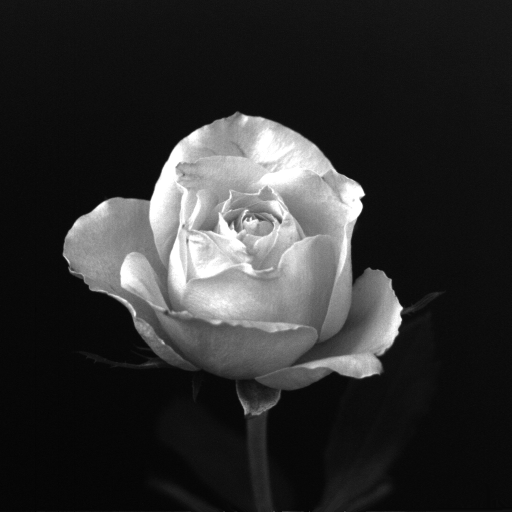
#> input picture 로봇비전/Original Images/dipum_images_ch02/Fig0206(a)(rose-original).tif, 1024 x 1024 px (shown at 1/2 size)
$ python hw6.py
#> lines starting #> are read from the running program, lines starting #| are printed output that depends on the picture
import numpy as np
import cv2

Im_Rose = cv2.imread('Fig0206(a)(rose-original).tif',cv2.IMREAD_GRAYSCALE)
#> Im_Rose is the input picture: shape (1024, 1024); min 0, max 255, mean 46.8
Sob_Mask = np.array(([[1, 2, 1], [0, 0, 0], [-1, -2, -1]]), dtype=float)

# Scale Transform of Image
def Scale(Image):
    Min = np.amin(Image)
    Max = np.amax(Image)
    M, N = Image.shape
    R = np.empty((M, N), dtype=float)
    R = (255/(Max-Min)*(Image-Min))
    return R

# 180 Degree Rotation for Convolution
def Conv_Rev(Mask):
    M, N = Mask.shape
    R = np.empty((M, N), dtype=float)
    for i in range(M):
        for j in range(N):
           R[i, j] = Mask[M-i-1, N-j-1]
    return R

# Zero Padding
def Zero_Pad(Image, Mask):
    Im, In = Image.shape
    M, N = Mask.shape
    A = np.uint8(np.zeros((Im, N-1)))
    B = np.uint8(np.zeros((M-1, In+2*(N-1))))
    R1 = np.concatenate((A, Image, A), axis = 1)
    R2 = np.concatenate((B, R1, B), axis = 0 )
    return R2

# Calculate the Convolution between Image and Mask
def Conv_IM(Image, Mask):
    M1, N1 = Image.shape
    M2, N2 = Mask.shape
    R = np.empty((M1-M2+1, N1-N2+1), dtype=float)
    Image1 = np.double(Image)

    for i in range(M1-M2+1):
        for j in range(N1-N2+1):
            R[i, j] = sum(sum(Image1[i:i+M2, j:j+N2]*Mask))

    return abs(R)


#Padding
A = np.zeros((3, 2045), dtype=float)
B = np.zeros((2045, 2048), dtype=float)
C= np.zeros((1024, 1024), dtype=float)
D = np.zeros((1024, 2048), dtype=float)
PSob1 = np.concatenate((Sob_Mask, A), axis = 1)
PSob2 = np.concatenate((PSob1, B), axis = 0 )
PI1 = np.concatenate((Im_Rose, C), axis = 1)
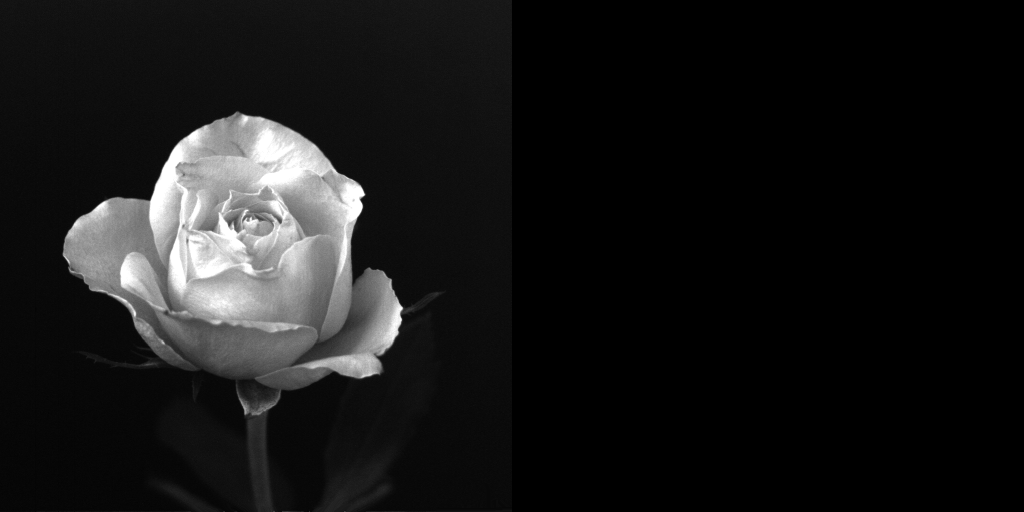
#> PI1: shape (1024, 2048) float64 (shown at 1/2 size); min 0, max 255, mean 23.4
PI2 = np.concatenate((PI1, D), axis = 0 )
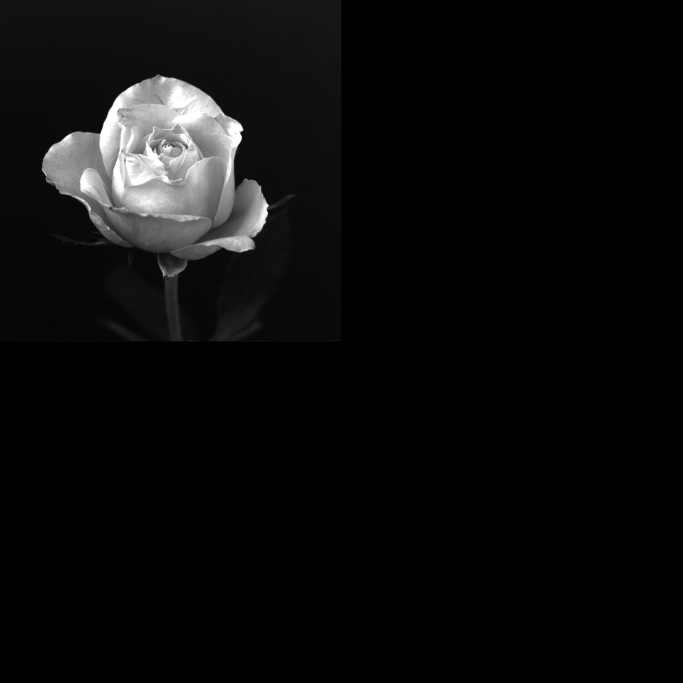
#> PI2: shape (2048, 2048) float64 (shown at 1/3 size); min 0, max 255, mean 11.7
# Fourier Transform of Mask and Image
I = cv2.dft(np.float64(PI2),flags = cv2.DFT_COMPLEX_OUTPUT)
H = cv2.dft(np.float64(PSob2),flags = cv2.DFT_COMPLEX_OUTPUT)

# Visualization Test
I1_test = np.fft.fftshift(I)
I_test = Scale(cv2.magnitude(I1_test[:,:,0],I1_test[:,:,1]))
#> in Scale, `Min = np.amin(Image)`: Min = 3.18
#> in Scale, `Max = np.amax(Image)`: Max = 49062193

H1_test = np.fft.fftshift(H)
H_test = Scale(cv2.magnitude(H1_test[:,:,0],H1_test[:,:,1]))


# Real Calculation
I1 = I1_test*H1_test
I2 = np.fft.ifftshift(I1)
I3 = cv2.idft(I2)
I3 = Scale(cv2.magnitude(I3[:,:,0],I3[:,:,1]))
#> in Scale (call 3), `Min = np.amin(Image)`: Min = 0
#> in Scale (call 3), `Min = np.amin(Image)`:
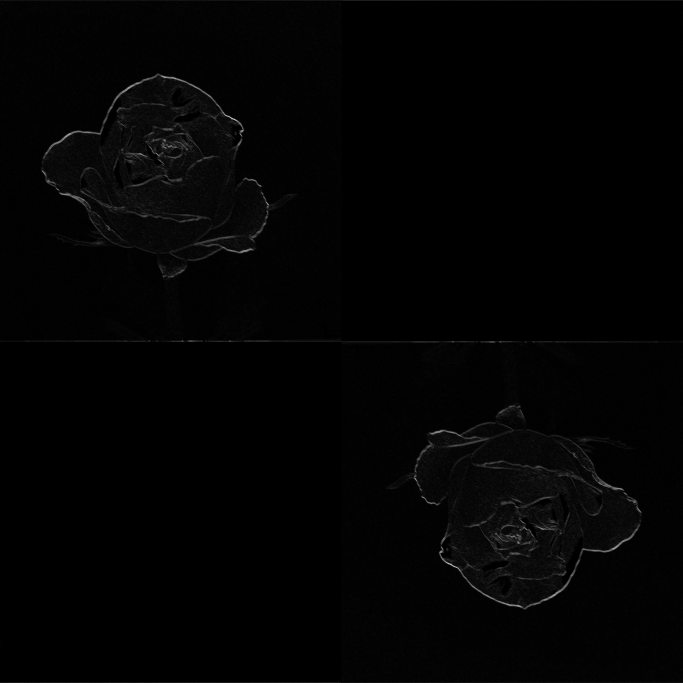
#> Image: shape (2048, 2048) float64 (shown at 1/3 size); min 0, max 1.18e+09, mean 14633437.2; drawn with min black and max white
#> in Scale (call 3), `Max = np.amax(Image)`: Max = 1.18e+09
I3 = I3[0:1024, 0:1024]

# Spatial Filtering
# 180degree Rotation of Sobel Mask
Conv_Sob = Conv_Rev(Sob_Mask)

# Padding the Image with the zero value
Pd_Rose_Sob = Zero_Pad(Im_Rose, Conv_Sob)

# Calculate the Convolution between Rose Image and Sobel Masks
B1Conv_Rose_Sob = Conv_IM(Pd_Rose_Sob, Conv_Sob)
#> after the loop in Conv_IM, `for i in range(M1-M2+1):`:
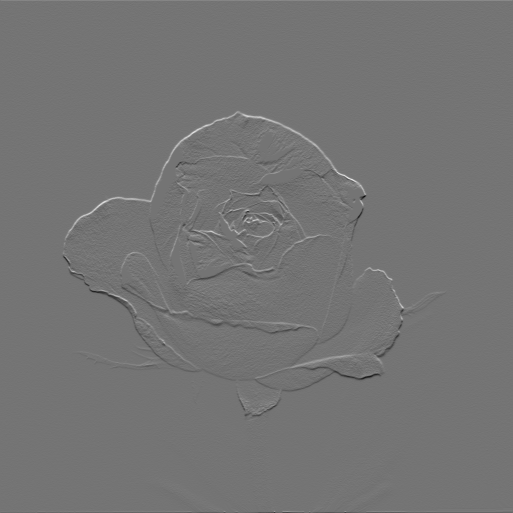
#> R: shape (1026, 1026) float64 (shown at 1/2 size); min -540, max 641, mean 0; drawn with min black and max white

# Cutting the Image that Make Caculated Image into Original Image Size
my, ny = Conv_Sob.shape
my1, ny1 = B1Conv_Rose_Sob.shape
#> my1 = 1026; ny1 = 1026
my2, ny2 = my//2, ny//2
B2Conv_Rose_Sob = B1Conv_Rose_Sob[my2:my1-my2, ny2:ny1-ny2]

# Scale Transform the Image
Conv_Rose_Sob = np.uint8(B2Conv_Rose_Sob)
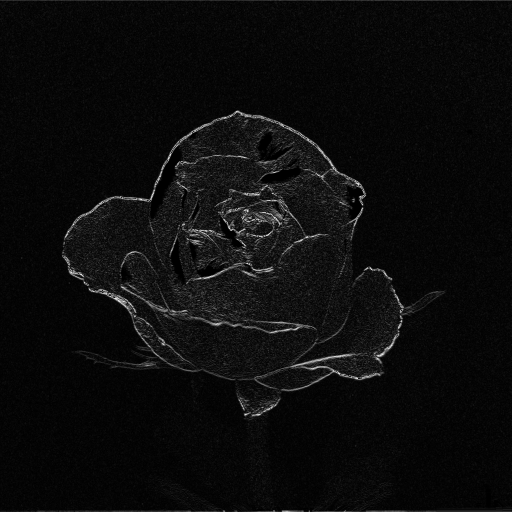
#> Conv_Rose_Sob: shape (1024, 1024) (shown at 1/2 size); min 0, max 255, mean 11.7

# Show the Image that Calculated

cv2.imshow("FT Image", I_test)
cv2.imshow("FT Mask", H_test)
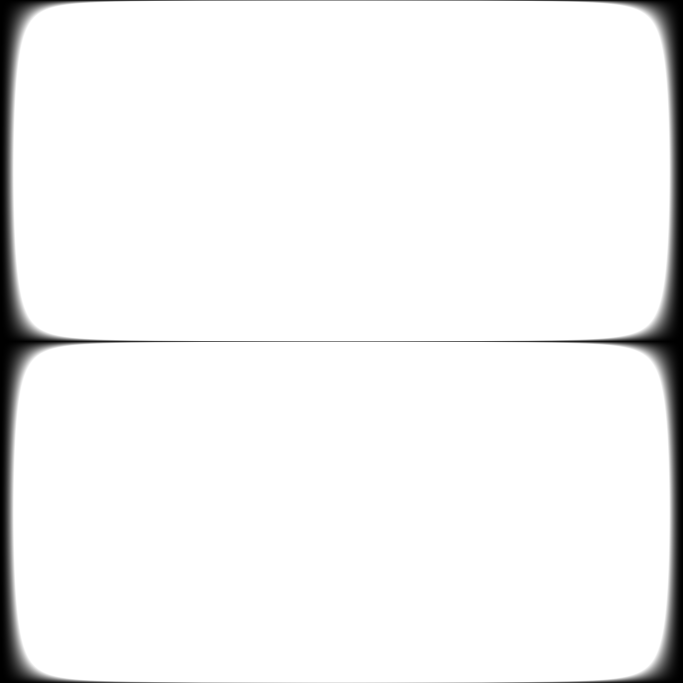
#> window 'FT Mask': shape (2048, 2048) (shown at 1/3 size); min 0, max 255, mean 243.6
cv2.imshow("FT Calculated Imgae", np.uint8(I3))
cv2.imshow("Convolution Filtered Image", Conv_Rose_Sob)


cv2.imwrite('I_test.tif', np.uint8(Scale(I_test))) #store the chaged image
cv2.imwrite('H_test.tif', np.uint8(H_test))
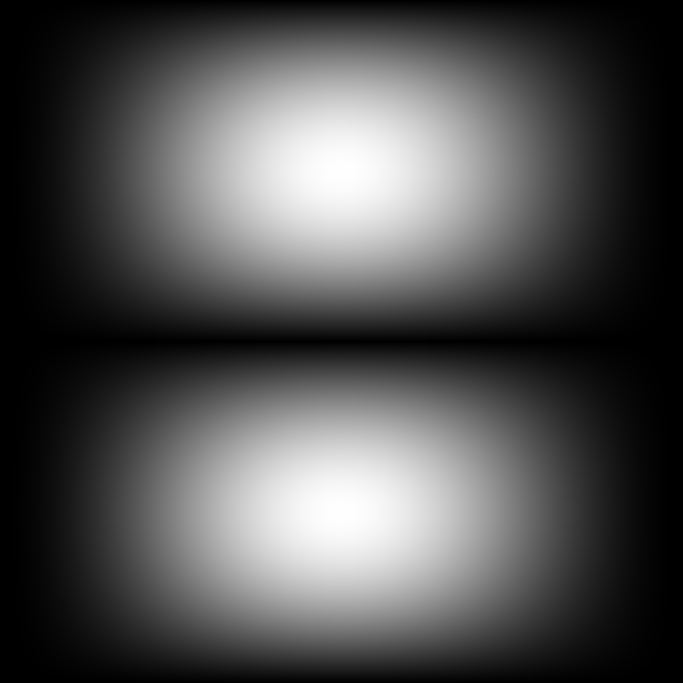
#> saved as H_test.tif: shape (2048, 2048) (shown at 1/3 size); min 0, max 255, mean 80.7
cv2.imwrite('I3.tif',np.uint8(I3))
cv2.imwrite('Conv_Rose_Sob.tif', Conv_Rose_Sob)

cv2.waitKey(0)
cv2.destroyAllWindows()
